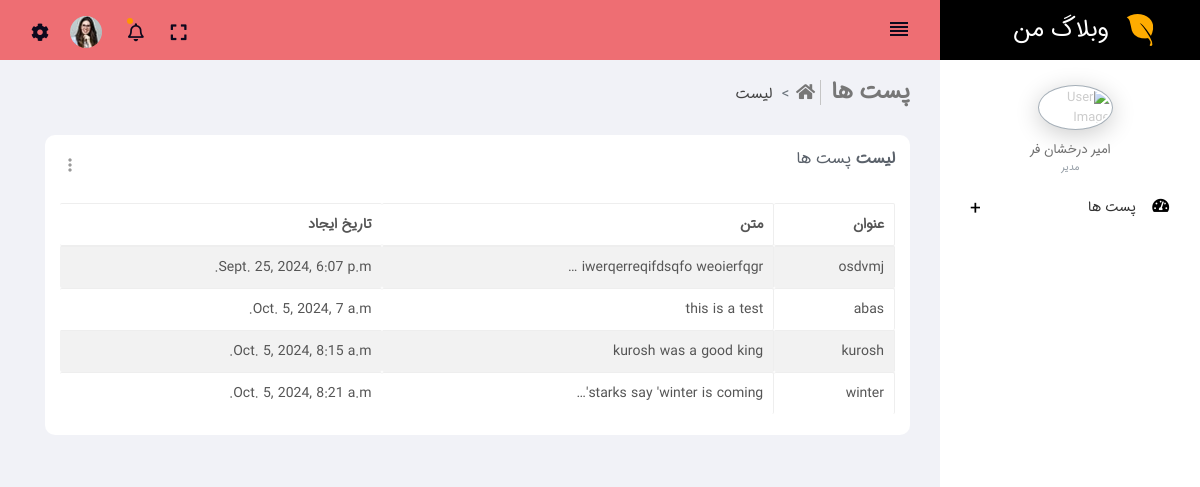
Page /post/list/ on the earlier database version.
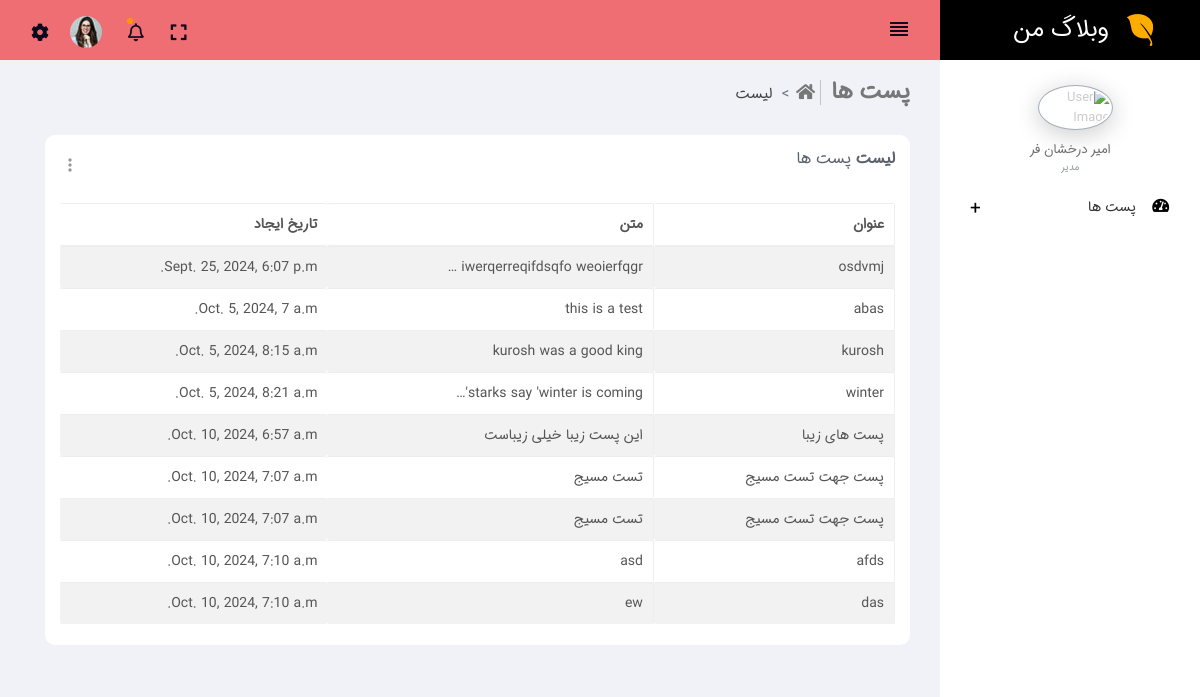
Same page on the later database version.
### post/models.py (models this page shows, shortened)
class Post(models.Model):
    title= models.CharField(max_length=256)
    body= models.TextField()
    produce= models.DateTimeField(auto_now_add=True)
    auther= models.ForeignKey(User, null=True,blank=True, on_delete=models.CASCADE)

### post/views.py (the view)
# urls.py: path('list/', views.post_list, name='post_list'),
def post_list(request):
    posts = Post.objects.all()
    return render(request, 'list.html', {'posts': posts})

### post/templates/list.html (shortened to what this page needs)
{% extends 'layout/dashboard.html' %}
{% load static %}
{% block content %}
<div class="row clearfix">
    <div class="col-lg-12 col-md-12 col-sm-12 col-xs-12">
        <div class="card">
            <div class="header">
                <h2>
                    <strong>لیست </strong>پست ها</h2>
                <ul class="header-dropdown m-r--5">
                    <li class="dropdown">
                        <a href="javascript:void(0);" class="dropdown-toggle" data-toggle="dropdown" role="button"
                           aria-haspopup="true" aria-expanded="false">
                            <i class="material-icons">more_vert</i>
                        </a>
                    </li>
                </ul>
            </div>
            <div class="body">
                <div class="table-responsive">
                    <table class="table table-bordered table-striped table-hover save-stage dataTable"
                           style="width:100%;">
                        <thead>
                        <tr>
                            <th>عنوان</th>
                            <th>متن</th>
                            <th>تاریخ ایجاد</th>
                        </tr>
                        </thead>
                        <tbody>
                        {% for post in posts %}
                        <tr>
                            <td>{{ post.title }}</td>
                            <td>{{ post.body |truncatechars:30 }}</td>
                            <td>{{ post.produce }}</td>
                        </tr>
                        {% endfor %}
                        </tbody>
                    </table>
                </div>
            </div>
        </div>
    </div>
</div>
{% endblock %}
{% block location %}
<li class="breadcrumb-item">
    <h4 class="page-title">پست ها</h4>
</li>
<li class="breadcrumb-item bcrumb-1">
    <a href="{% url 'post_list' %}">
        <i class="fas fa-home"></i> لیست</a>
</li>
{% endblock %}

### post/templates/layout/dashboard.html (shortened to what this page needs)
{% load static %}
<!DOCTYPE html>
<html lang="en">
<head>
    <link href='{% static "assets/css/app.min.css" %}' rel="stylesheet">
    <link href='{% static "assets/js/bundles/materialize-rtl/materialize-rtl.min.css" %}' rel="stylesheet">
    <link href='{% static "assets/css/style.css" %}' rel="stylesheet">
    <link href='{% static "assets/css/styles/all-themes.css" %}' rel="stylesheet"/>
</head>
<body class="light rtl">
<nav class="navbar">
    <div class="container-fluid">
        <div class="navbar-header">
            <a class="navbar-brand" href="#a">
                <img src="{% static 'assets/images/logo.png' %}" alt=""/>
                <span class="logo-name">وبلاگ من</span>
            </a>
        </div>
        <div class="collapse navbar-collapse" id="navbar-collapse">
            <ul class="pull-right">
                <li>
                    <a href="javascript:void(0);" class="sidemenu-collapse">
                        <i class="material-icons">reorder</i>
                    </a>
                </li>
            </ul>
            <ul class="nav navbar-nav navbar-right">
                <li class="fullscreen">
                    <a href="javascript:;" class="fullscreen-btn">
                        <i class="fas fa-expand"></i>
                    </a>
                </li>
                <li class="dropdown">
                    <a href="javascript:void(0);" class="dropdown-toggle" data-toggle="dropdown" role="button">
                        <i class="far fa-bell"></i>
                        <span class="label-count bg-orange"></span>
                    </a>
                </li>
                <li class="dropdown user_profile">
                    <a href="javascript:void(0);" class="dropdown-toggle" data-toggle="dropdown" role="button">
                        <img src="{% static 'assets/images/user.jpg' %}" width="32" height="32" alt="User">
                    </a>
                </li>
                <li class="pull-right">
                    <a href="javascript:void(0);" class="js-right-sidebar" data-close="true">
                        <i class="fas fa-cog"></i>
                    </a>
                </li>
            </ul>
        </div>
    </div>
</nav>
<div>
    <aside id="leftsidebar" class="sidebar">
        <div class="menu">
            <ul class="list">
                <li class="sidebar-user-panel active">
                    <div class="user-panel">
                        <div class=" image">
                            <img src="{% static 'assets/images/usrbig.jpg' %}" class="img-circle user-img-circle"
                                 alt="User Image"/>
                        </div>
                    </div>
                    <div class="profile-usertitle">
                        <div class="sidebar-userpic-name"> امیر درخشان فر</div>
                        <div class="profile-usertitle-job ">مدیر</div>
                    </div>
                </li>
                <li>
                    <a href="javascript:void(0);" class="menu-toggle">
                        <i class="fas fa-tachometer-alt"></i>
                        <span>پست ها</span>
                    </a>
                </li>
            </ul>
        </div>
    </aside>
</div>
<section class="content">
    <div class="container-fluid">
        <div class="block-header">
            <div class="row">
                <div class="col-xs-12 col-sm-12 col-md-12 col-lg-12">
                    <ul class="breadcrumb breadcrumb-style ">
                        {% block location %}{% endblock %}
                    </ul>
                </div>
            </div>
        </div>
        {% block content %}{% endblock %}
    </div>
</section>
</body>
</html>

Differences in the rows shown:
added Post: title "پست های زیبا", body "این پست زیبا خیلی زیباست", produce "Oct. 10, 2024, 6:57 a.m."
added Post: title "پست جهت تست مسیج", body "تست مسیج", produce "Oct. 10, 2024, 7:07 a.m."
added Post: title "پست جهت تست مسیج", body "تست مسیج", produce "Oct. 10, 2024, 7:07 a.m."
added Post: title "afds", body "asd", produce "Oct. 10, 2024, 7:10 a.m."
added Post: title "das", body "ew", produce "Oct. 10, 2024, 7:10 a.m."
